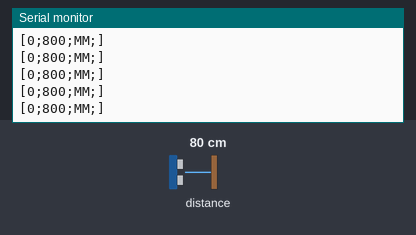
The sketch below on a simulated Arduino Uno, built with avr-gcc and run on an emulated ATmega328P. Shown: the last lines printed to the serial monitor. Inputs (shaded band) come from the test bench; at power-on: distance to the obstacle 80 cm.

Above: at 1.2 s.
1.3 s: distance to the obstacle set to 2 cm
At 1.49 s:
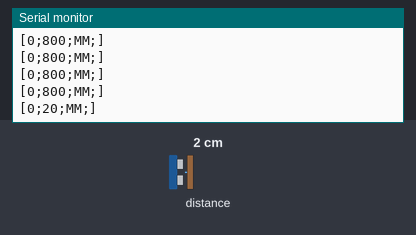
2.8 s: distance to the obstacle set to 4 cm
At 2.82 s:
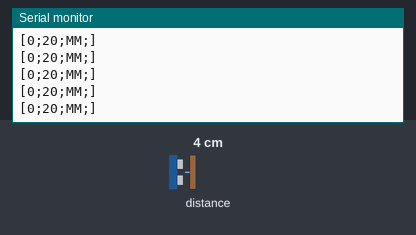
Timing chart, 0 to 5.8 s (numbered marks = the images above; inputs shaded):
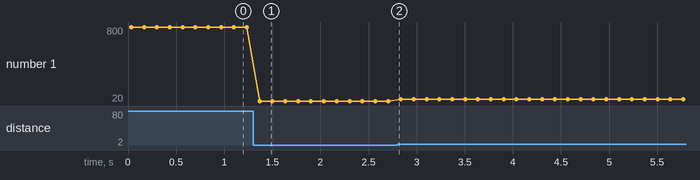

Measured:
- after the input at 1.3 s, the serial monitor: prints a new line after 0.07 s (image 1)
- plotted number 1: 800 → 20 after the input at 1.3 s, 20 → 40 after the input at 2.8 s

The sketch:

VL53L0XTest.ino
```cpp
#include "Adafruit_VL53L0X.h"

Adafruit_VL53L0X lox = Adafruit_VL53L0X();

void setup() {
  Serial.begin(115200);

  // wait until serial port opens for native USB devices
  while (! Serial) {
    delay(1);
  }

  Serial.println("Adafruit VL53L0X test");
  if (!lox.begin()) {
    Serial.println(F("Failed to boot VL53L0X"));
    while(1);
  }
  // power
  Serial.println(F("VL53L0X API Simple Ranging example\n\n"));
}


void loop() {
  VL53L0X_RangingMeasurementData_t measure;
  lox.rangingTest(&measure, false); // pass in 'true' to get debug data printout!

  if (measure.RangeStatus != 4) {  // phase failures have incorrect data
    Serial.print("[");Serial.print(0);Serial.print(";");Serial.print(measure.RangeMilliMeter);Serial.print(";");Serial.print("MM");Serial.print(";"); Serial.println("]");
  } else {
     Serial.print("[");Serial.print(0);Serial.print(";");Serial.print(-1);Serial.print(";");Serial.print("MM");Serial.print(";"); Serial.println("]");
  }
  delay(100);
}
```
